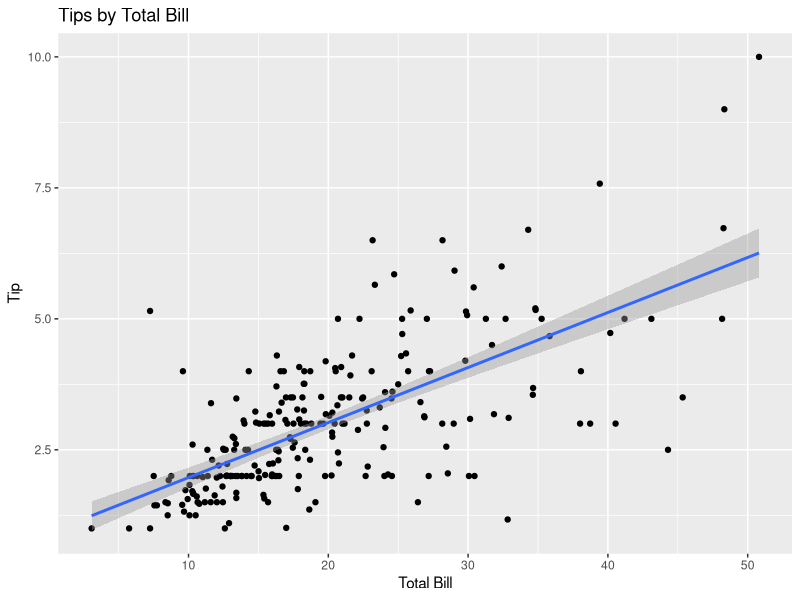
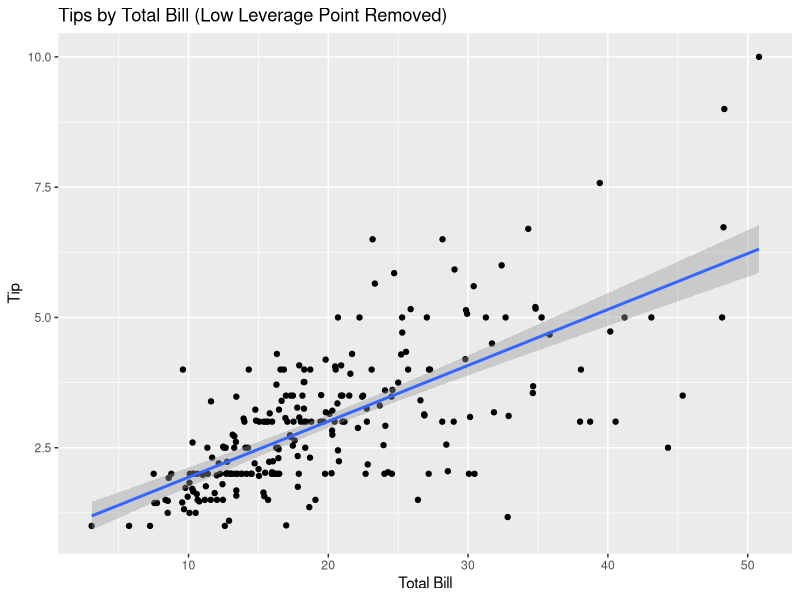
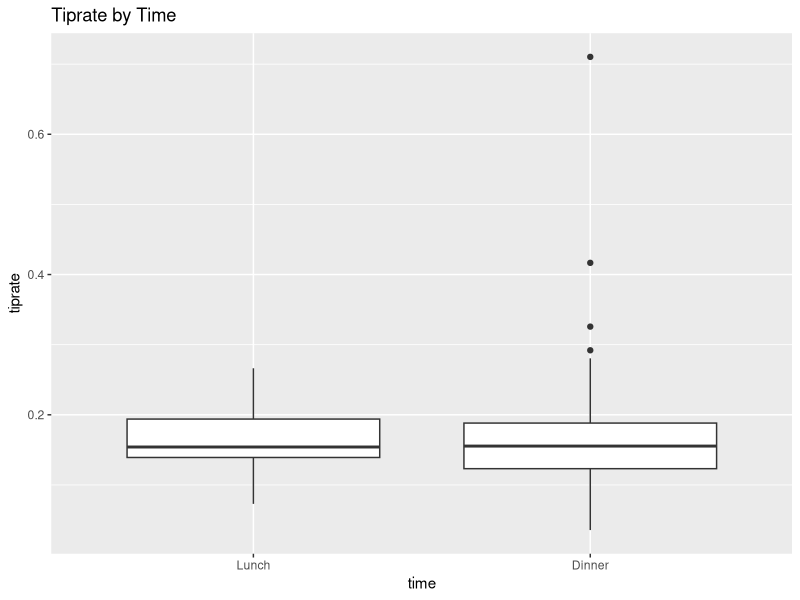
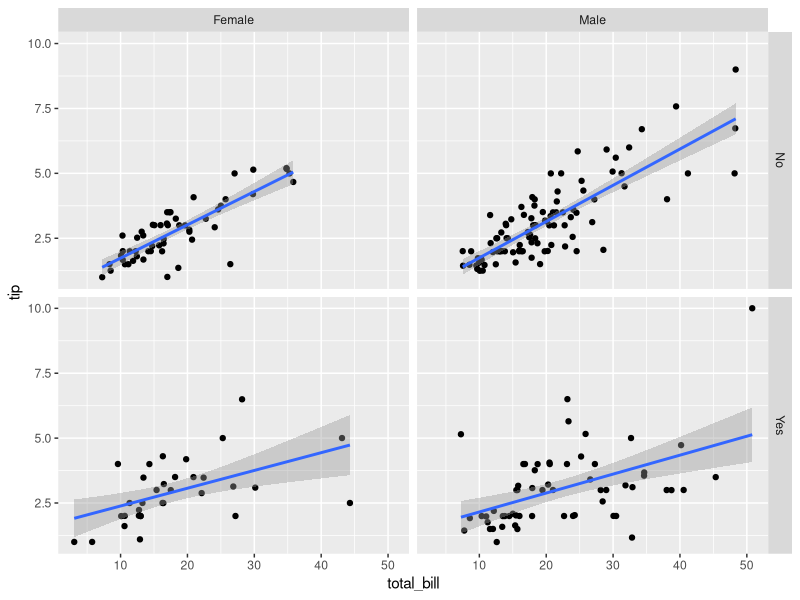
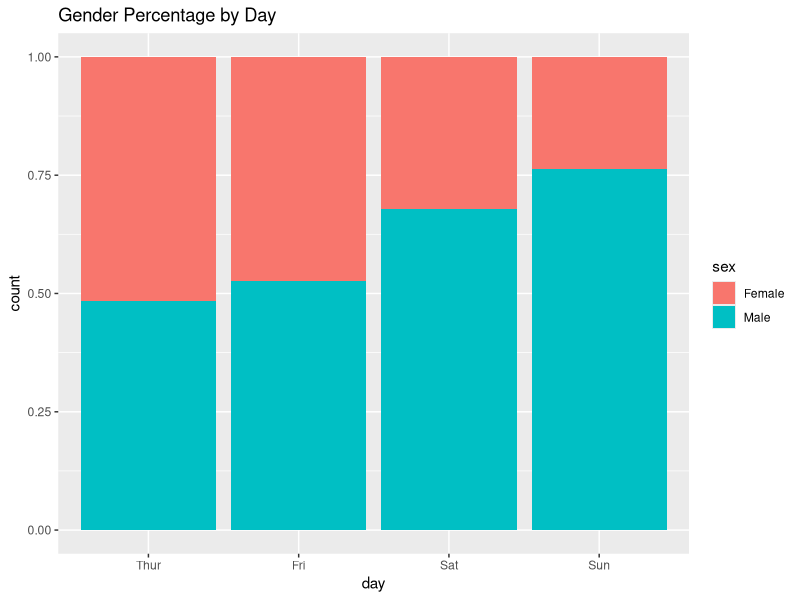

Reproduce these figures in R, in order.
## ---- chunk 1
knitr::opts_chunk$set(echo = TRUE)
## ---- chunk 2
data(tips, package="reshape2")
## ---- chunk 3
numParty <- length(tips$tip)
numParty

## ---- chunk 4
str(tips)
class(tips$total_bill)
class(tips$tip)
class(tips$sex)
class(tips$smoker)
class(tips$day)
levels(tips$day)
class(tips$time)
class(tips$size)


## ---- chunk 5
lvl <- c("Thur", "Fri", "Sat", "Sun")
day <- factor(tips$day, levels= lvl)
day
## ---- chunk 6
female5 <- tips[tips$sex == "Female" & tips$size >= 5, ]
female5
## ---- chunk 7
library(ggplot2)
ggplot(tips, aes(x=total_bill, y= tip)) + geom_point() + xlab("Total Bill") + ylab("Tip") + ggtitle("Tips by Total Bill") + geom_smooth(method = lm)
## ---- chunk 8
newtips <- tips[tips$total_bill >8 | tips$tip <5,] ## Removing the outlier to check if it is high leverage
ggplot(newtips, aes(x = total_bill, y = tip)) +geom_point() + xlab("Total Bill") + ylab("Tip") + ggtitle('Tips by Total Bill (Low Leverage Point Removed)') + geom_smooth(method = lm)

## ---- chunk 9
tips$tiprate <- tips$tip/tips$total_bill
tipavg <- mean(tips$tiprate)
tipavg
## ---- chunk 10
tips$time <- factor(tips$time, levels = c("Lunch", "Dinner"))
ggplot(tips, aes(x = time, y = tiprate)) + geom_boxplot() + ggtitle("Tiprate by Time")
## ---- chunk 11
ggplot(tips, aes(x = total_bill, y = tip)) + geom_point(position = 'jitter') + facet_grid(smoker ~ sex) + geom_smooth(method = lm)
## ---- chunk 12
tips$day <- day
ggplot(tips, aes(x = day, fill = sex)) + geom_bar(position = 'fill') + ggtitle("Gender Percentage by Day")
